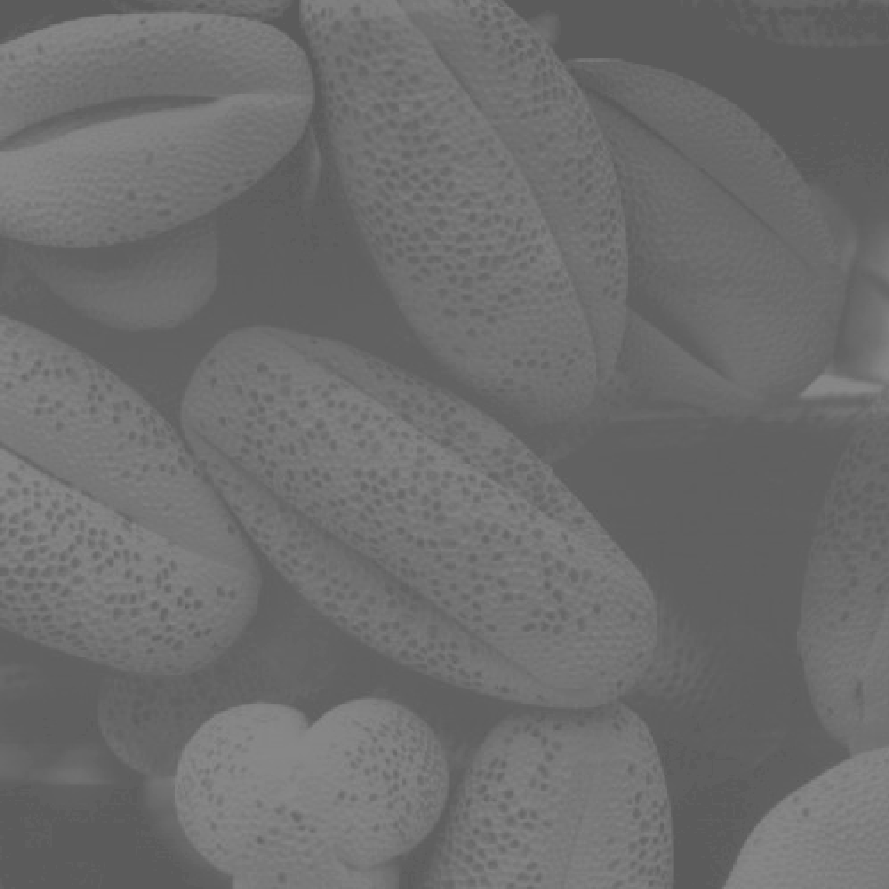
#> input picture DIP/DIP_HW/HW2/test.png, 889 x 889 px
$ python HW2_2.py
#> lines starting #> are read from the running program, lines starting #| are printed output that depends on the picture
import cv2
import numpy as np
import matplotlib.pyplot as plt
plt.rcParams['font.sans-serif'] = ['SimSun']
plt.rcParams['axes.unicode_minus'] = False


image = cv2.imread('test.png', cv2.IMREAD_GRAYSCALE)
#> image is the input picture: shape (889, 889); min 91, max 138, mean 109.1


hist_original = cv2.calcHist([image], [0], None, [256], [0, 256])
#> hist_original = 256 values, max 60247 at index 96, min 0 at index 0, mean 3087.2
plt.subplot(2, 2, 1)
plt.title("原始图像")
plt.imshow(image, cmap='gray')
plt.subplot(2, 2, 2)
plt.title("原始直方图")
plt.plot(hist_original)
plt.xlim([0, 256])


equ = cv2.equalizeHist(image)
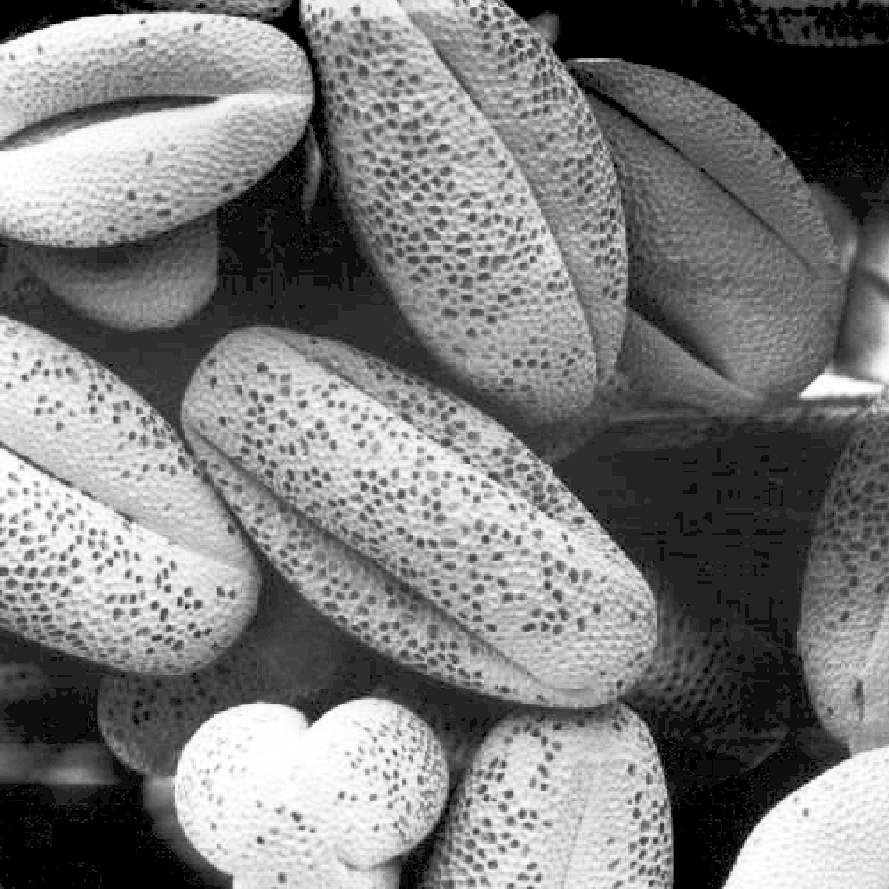
#> equ: shape (889, 889); min 0, max 255, mean 122.7


plt.subplot(2, 2, 3)
plt.title("均衡化后的图像")
plt.imshow(equ, cmap='gray')


hist_equalized = cv2.calcHist([equ], [0], None, [256], [0, 256])
#> hist_equalized = 256 values, max 60247 at index 35, min 0 at index 1, mean 3087.2
plt.subplot(2, 2, 4)
plt.title("均衡化后的直方图")
plt.plot(hist_equalized)
plt.xlim([0, 256])


plt.tight_layout()
# plt.show()
plt.savefig('equalize.png')
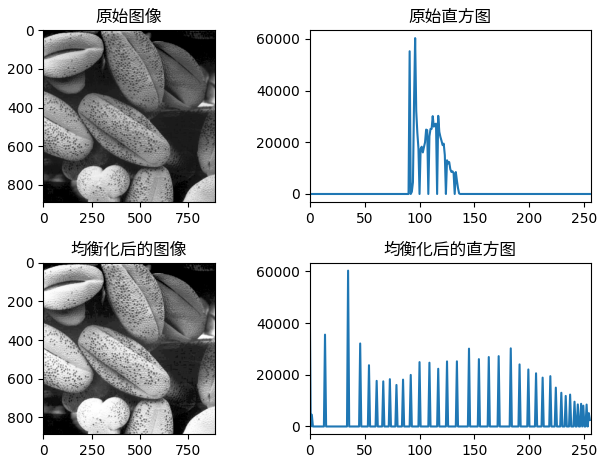
#> figure drawn by matplotlib, 4 panels; panel 2: curve peaks at x = 96, y = 60247; panel 4: curve peaks at x = 35, y = 60247
